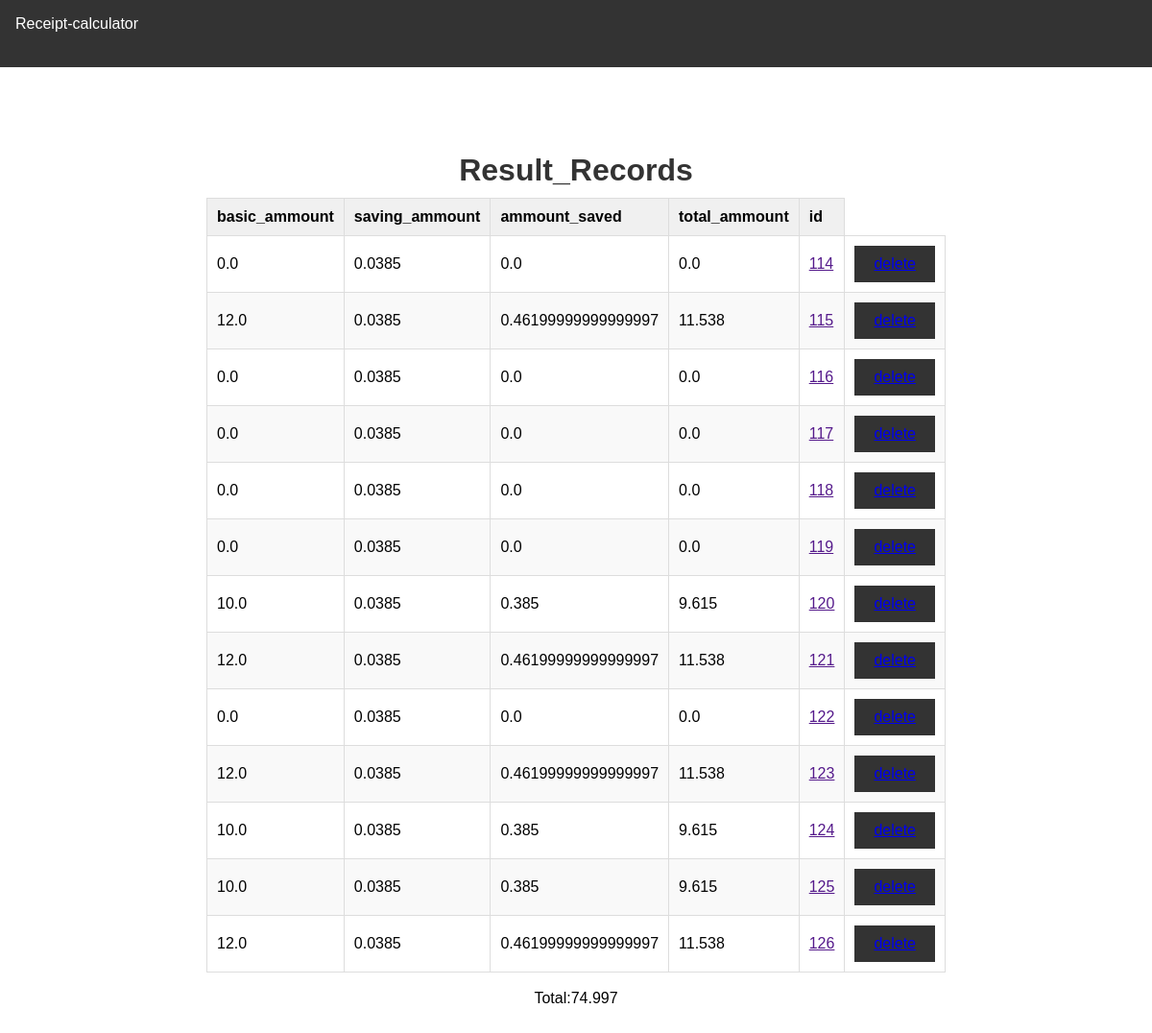
Page /records on the committed database.
### crown/models.py (models this page shows)
class ammount(models.Model):
    basic_ammount=models.CharField(max_length=10)
    saving_amount=models.CharField(max_length=10)
    ammount_saved=models.CharField(max_length=100)
    result_amount=models.CharField(max_length=100)

### crown/views.py (the view)
# urls.py: path('records',views.records,name='records'),
def records(request):
    form=ammount.objects.all()
    total = ammount.objects.all().aggregate(total=Sum('result_amount'))['total']
    return render(request,"data1.html",{'forms':form,'total':total})

### templates/data1.html (shortened to what this page needs)
<!DOCTYPE html>
{% load static %}
<html lang="en">
<head>
    <link rel="stylesheet" href="{% static 'css/table.css' %}">
    <link rel="stylesheet" href="{% static 'css/main.css' %}">
</head>
<body>
    <header>
        <nav>
            <ul>
                <li><a href="{%url 'receipt'%}">Receipt-calculator</a></li>
            </ul>
        </nav>
    </header>
    <br>
    <br>
    <main>
        <h1>Result_Records</h1>
    <div>
        <table>
            <thead>
                <tr>
                <th>basic_ammount</th>
                <th>saving_ammount</th>
                <th>ammount_saved</th>
                <th>total_ammount</th>
                <th>id</th>
                </tr>
            </thead>
                <tbody>
                    {% if forms %}
                    {% for form in forms  %}
                    <tr>
                    <td>{{form.basic_ammount}}</td>
                    <td>{{form.saving_amount}}</td>
                    <td>{{form.ammount_saved}}</td>
                    <td>{{form.result_amount}}</td>
                    <td><a href="">{{form.id}}</a></td>
                    <td><button><a href=" /delete/{{form.id}}">delete</a></button></td>
                </tr>
                    {% endfor %}
            {% endif %}
            </tbody>
          </table>
    </div>
    <br>
    <div>
    Total:{{total}}
    </div>
</body>
</html>

### static/css/table.css (style rules this page uses)
table { border-collapse: collapse; width: 100%; }
th, td { border: 1px solid #ddd; padding: 10px; text-align: left; }
th { background-color: #f0f0f0; }
tr:nth-child(even) { background-color: #f9f9f9; }

### static/css/main.css (style rules this page uses)
body { font-family: Arial, sans-serif; margin: 0; padding: 0; }
header { background-color: #333; color: #fff; padding: 1em; text-align: center; }
nav ul { list-style: none; margin: 0; padding: 0; display: flex; }
nav li { margin-right: 20px; }
nav a { color: #fff; text-decoration: none; }
main { display: flex; flex-direction: column; align-items: center; padding: 2em; }
h1, h2, h3 { color: #333; margin-bottom: 10px; }
ul { list-style: none; margin: 0; padding: 0; }
li { margin-bottom: 20px; }
button { background-color: #333; color: #fff; border: none; padding: 10px 20px; font-size: 16px; cursor: pointer; }

### rows in the picture
ammount: basic_ammount "0.0", saving_amount "0.0385", ammount_saved "0.0", result_amount "0.0", id "114"
ammount: basic_ammount "12.0", saving_amount "0.0385", ammount_saved "0.46199999999999997", result_amount "11.538", id "115"
ammount: basic_ammount "0.0", saving_amount "0.0385", ammount_saved "0.0", result_amount "0.0", id "116"
ammount: basic_ammount "0.0", saving_amount "0.0385", ammount_saved "0.0", result_amount "0.0", id "117"
ammount: basic_ammount "0.0", saving_amount "0.0385", ammount_saved "0.0", result_amount "0.0", id "118"
ammount: basic_ammount "0.0", saving_amount "0.0385", ammount_saved "0.0", result_amount "0.0", id "119"
ammount: basic_ammount "10.0", saving_amount "0.0385", ammount_saved "0.385", result_amount "9.615", id "120"
ammount: basic_ammount "12.0", saving_amount "0.0385", ammount_saved "0.46199999999999997", result_amount "11.538", id "121"
ammount: basic_ammount "0.0", saving_amount "0.0385", ammount_saved "0.0", result_amount "0.0", id "122"
ammount: basic_ammount "12.0", saving_amount "0.0385", ammount_saved "0.46199999999999997", result_amount "11.538", id "123"
ammount: basic_ammount "10.0", saving_amount "0.0385", ammount_saved "0.385", result_amount "9.615", id "124"
ammount: basic_ammount "10.0", saving_amount "0.0385", ammount_saved "0.385", result_amount "9.615", id "125"
ammount: basic_ammount "12.0", saving_amount "0.0385", ammount_saved "0.46199999999999997", result_amount "11.538", id "126"

### other values in the picture
{{ total }} "74.997"
